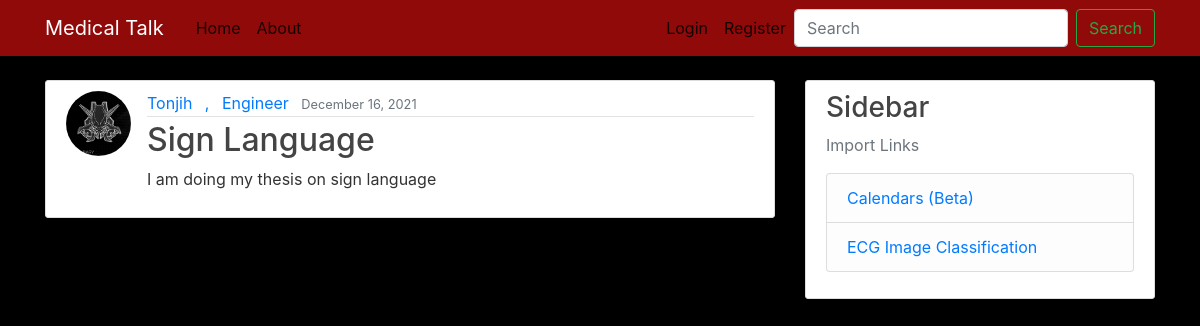
Screenshot of /post/11/ with the database file from the repository.
### talk/models.py (models this page shows, shortened)
class Post(models.Model):
    title = models.CharField(max_length=100)
    content = models.TextField()
    date_posted = models.DateTimeField(default=timezone.now)
    author = models.ForeignKey(User, on_delete=models.CASCADE)

### users/models.py (models this page shows, shortened)
class Profile(models.Model):
    user = models.OneToOneField(User, on_delete=models.CASCADE)
    image = models.ImageField(default='default.jpg', upload_to='profile_pics')
    speciality = models.CharField(max_length=100)
    bio = models.TextField()

### talk/views.py (the view)
# urls.py: path('post/<int:pk>/', PostDetailView.as_view(), name='post-detail'),
class PostDetailView(DetailView):
    model = Post

### talk/templates/talk/post_detail.html (shortened to what this page needs)
{% extends "talk/base.html" %}
{% block content %}
    <article class="media content-section">
        <img class= "rounded-circle article-img" src="{{ object.author.profile.image.url}}">
        <div class="media-body">
            <div class="article-metadata">
            <a class="mr-2" href="{% url 'user-posts' object.author.username %}">{{ object.author }}</a>
                <a class="mr-2" href="#">,</a>
                <a class="mr-2" href="#">{{ object.author.profile.speciality }}</a>
                <small class="text-muted">{{ object.date_posted|date:"F d, Y" }}</small>
            </div>
            <h2 class="article-title">{{ object.title }}</h2>
            <p class="article-content">{{ object.content }}</p>
        </div>
    </article>
{% endblock content %}

### talk/static/talk/main.css (style rules this page uses)
body { background: #000000; color: #333333; margin-top: 5rem; }
h1, h2, h3, h4, h5, h6 { color: #444444; }
.content-section { background: #ffffff; padding: 10px 20px; border: 1px solid #dddddd; border-radius: 3px; margin-bottom: 20px; }
.article-title { color: #444444; }
.article-content { white-space: pre-line; }
.article-img { height: 65px; width: 65px; margin-right: 16px; }
.article-metadata { padding-bottom: 1px; margin-bottom: 4px; border-bottom: 1px solid #e3e3e3 }

### rows the page displays
Post: author.profile.image (placeholder picture), author "Tonjih", author.profile.speciality "Engineer", date_posted "December 16, 2021", title "Sign Language", content "I am doing my thesis on sign language"
